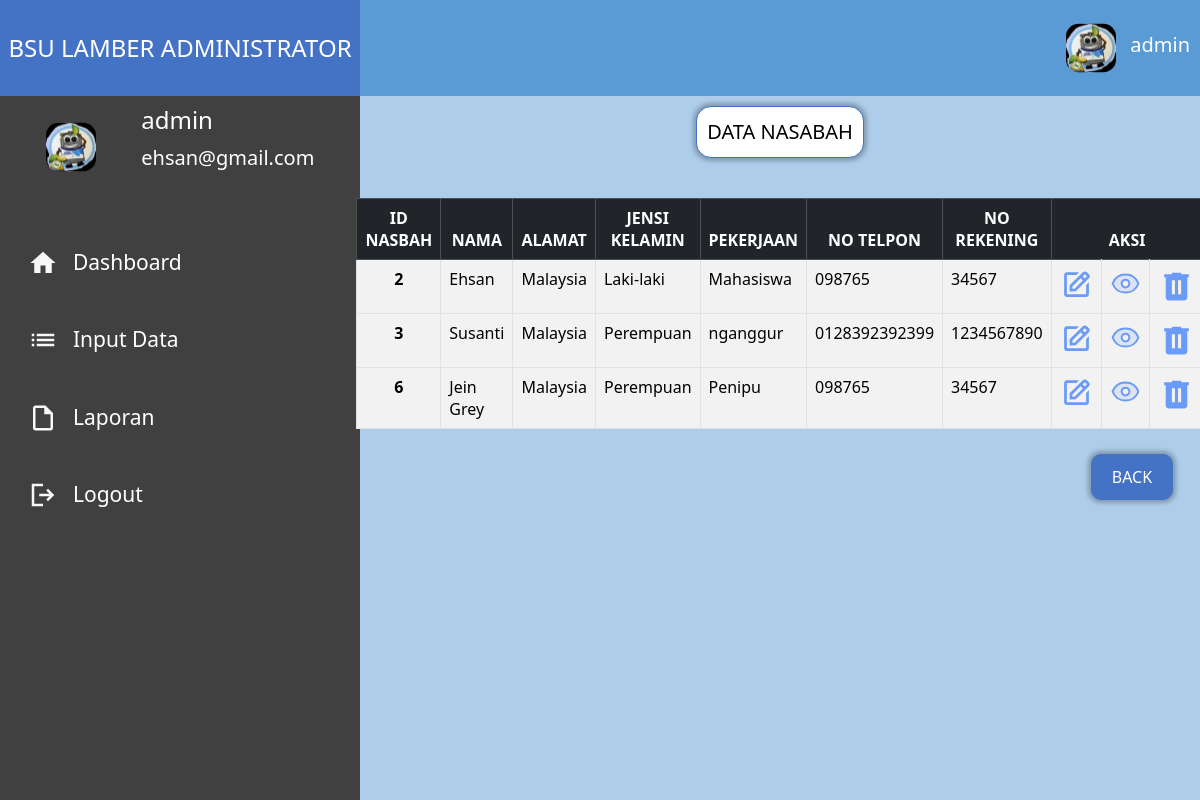
/nasabah_all.php (signed in), run on the app's committed database.
### tables this page shows
CREATE TABLE `registrasi` (
  `id` int(11) NOT NULL,
  `username` varchar(100) NOT NULL,
  `email` varchar(100) NOT NULL,
  `password` varchar(100) NOT NULL
);

CREATE TABLE `form_nasabahs` (
  `id_nasabah` int(11) NOT NULL,
  `nama` varchar(255) NOT NULL,
  `alamat` varchar(255) NOT NULL,
  `jenis_kelamin` varchar(20) DEFAULT NULL,
  `pekerjaan` varchar(50) DEFAULT NULL,
  `no_telp` varchar(15) DEFAULT NULL,
  `no_rek` varchar(20) DEFAULT NULL
);

### nasabah_all.php (the view, shortened to what this page needs)
<?php
include 'koneksi.php';
$sql = "SELECT * FROM form_nasabahs";
$result = $conn->query($sql);
?>
<?php include 'head.php' ?>
<article>
    <div class="nasabah_all">
        <span class="d-flex">
            <button>DATA NASABAH</button>
        </span>
        <span class="d-flex">
            <table class="table table-striped table-bordered">
                <thead class="table-dark">
                    <tr>
                        <th scope="col">ID NASBAH</th>
                        <th scope="col">NAMA</th>
                        <th scope="col">ALAMAT</th>
                        <th scope="col">JENSI KELAMIN</th>
                        <th scope="col">PEKERJAAN</th>
                        <th scope="col">NO TELPON</th>
                        <th scope="col">NO REKENING</th>
                        <th scope="col" colspan="3">AKSI</th>
                    </tr>
                </thead>
                <?php
                if ($result->num_rows > 0) {
                    while ($row = $result->fetch_assoc()) {
                        $idNas = $row["id_nasabah"];
                        $namaNas = $row["nama"];
                        $alamatNas = $row["alamat"];
                        $jkNas = $row["jenis_kelamin"];
                        $pekerjaanNas = $row["pekerjaan"];
                        $no_telpNas = $row["no_telp"];
                        $no_rekNas = $row["no_rek"];
                ?>
                        <tbody>
                            <tr>
                                <th scope="row"><?php echo $idNas ?></th>
                                <td><?php echo $namaNas ?></td>
                                <td><?php echo $alamatNas ?></td>
                                <td><?php echo $jkNas ?></td>
                                <td><?php echo $pekerjaanNas ?></td>
                                <td><?php echo $no_telpNas ?></td>
                                <td><?php echo $no_rekNas ?></td>
                                <td>
                                    <button id="isiData-tab" onclick="redirectToIsiData(<?php echo $idNas; ?>)">
                                    </button>
                                </td>
                                <td>
                                    <button onclick="lihatData(<?php echo $idNas; ?>)">
                                    </button>
                                </td>
                                <td>
                                    <button onclick="deleteRow(<?php echo $idNas; ?>)">
                                    </button>
                                </td>
                            </tr>
                        </tbody>
                    <?php
                    }
                }
                ?>
            </table>
        </span>
        <span class="d-flex back">
            <button>BACK</button>
        </span>
    </div>
</article>
<?php include 'foot.php' ?>

### head.php (shortened to what this page needs)
<?php
include 'koneksi.php';
$idLogin = $_SESSION['id'];
$sqlHead = "SELECT * FROM registrasi WHERE id = '$idLogin'";
$resultHead = $conn->query($sqlHead);
if ($resultHead->num_rows > 0) {
    $rowHead = $resultHead->fetch_assoc();
    $usernames = $rowHead["username"];
    $email = $rowHead["email"];
} else {
    $usernames = "Default";
    $email = "Default";
}
?>
<!DOCTYPE html>
<html lang="en">
<head>
    <link rel="stylesheet" type="text/css" href="style/style.css">
    <link href="https://cdn.jsdelivr.net/npm/bootstrap@5.3.2/dist/css/bootstrap.min.css" rel="stylesheet">
</head>
<body>
    <div>
        <nav class="navbar" style="padding-top: 0px;">
            <div class="container-fluid" style="padding: 0px;">
                <span class="d-flex navbar-brand">
                    <a style="color: #fff; font-size: 24px;">BSU LAMBER ADMINISTRATOR</a>
                </span>
                <span>
                    <img src="style/img/admin.svg" width="50px" height="50px" alt="admin">
                    <a href="#"><?php echo $usernames; ?></a>
                </span>
            </div>
        </nav>
    </div>
    <div class="d-flex contain">
        <aside>
            <span class="d-flex head">
                <img src="style/img/admin.svg" width="50px" height="50px" alt="admin">
                <span>
                    <h4><?php echo $usernames; ?></h4>
                    <p><?php echo $email; ?></p>
                </span>
            </span>
            <span class="items">
                <a href="dashboard.php">
                    <button class="d-flex link" onclick="setActiveLink(this)" id="dashboard-tab">
                        <svg xmlns="http://www.w3.org/2000/svg" width="30" height="30" viewBox="0 0 30 30" fill="none">
                            <path d="M12.5 25V17.5H17.5V25H23.75V15H27.5L15 3.75L2.5 15H6.25V25H12.5Z" fill="#F8F8F8" />
                        </svg>
                        <p onclick="location.reload()">Dashboard</p>
                    </button>
                </a>
                <a href="data_nasabah.php">
                    <button class="d-flex link" onclick="setActiveLink(this)" id="input-tab">
                        <p>Input Data</p>
                    </button>
                </a>
                <a href="nasabah_all.php">
                    <button class="d-flex link" onclick="setActiveLink(this)" id="laporan-tab">
                        <p>Laporan</p>
                    </button>
                </a>
                <a href="logout.php">
                    <button class="d-flex link" onclick="setActiveLink(this)" id="logout-tab">
                        <svg xmlns="http://www.w3.org/2000/svg" width="30" height="30" viewBox="0 0 30 30" fill="none">
                            <path d="M3.75 26.25V3.75H15V6.25H6.25V23.75H15V26.25H3.75ZM20 21.25L18.2812 19.4375L21.4687 16.25H11.25V13.75H21.4687L18.2812 10.5625L20 8.75L26.25 15L20 21.25Z" fill="#F8F8F8" />
                        </svg>
                        <p>Logout</p>
                    </button>
                </a>
            </span>
        </aside>

### style/style.css (style rules this page uses)
a { text-decoration: none !important; }
.navbar { height: 12vh; background-color: #5B9BD5; align-items: center; }
.navbar-brand { width: 30%; height: 12vh; background-color: #4472C4; margin-left: 0; justify-content: center; align-items: center; }
.navbar span a { text-decoration: none; color: white; margin: 10px; font-size: 20px; }
.contain { width: 100%; height: 88vh; display: flex !important; margin: 0; padding: 0; background-color: #ADCDEA; }
.contain aside { height: 88vh; width: 30%; background-color: #404040; color: #fff; }
aside .head { width: 100%; height: max-content; justify-content: space-evenly; align-items: center; font-size: 20px; margin: 10px auto 50px; }
aside .items { font-size: 21px; width: 100%; }
aside .items button { align-items: center; width: 85%; padding: 8px; border-radius: 20px; margin: 0 0 30px 20px; border: none; color: #fff; background-color: transparent; }
.items p { margin: auto 15px; }
.contain article { width: 70%; }
article span { width: 100%; justify-content: center; }
article table { width: 50%; margin: 20px; }
.nasabah_all .table td { text-align: left; }
.nasabah_all .table th { text-align: center; align-items: center; }
article .back { width: 100%; height: 50px; margin-top: 3% !important; align-items: end; justify-content: right; }
article .back button { margin-left: 87%; background-color: #4472C4; font-size: 16px; height: fit-content; width: fit-content; padding: 10px 20px; color: #fff; border-radius: 10px; }
.data_nasabah .btnData, .nasabah_all button, .fill_data .btnFill, .tabungan_nasabah button { width: fit-content; height: fit-content; font-size: 20px; padding: 10px; background-color: #fff; margin: 10px auto 20px; border: none; outline: none; border-radius: 15px; border: 1px solid #4472C4; box-shadow: 0px 0px 4px 3px rgba(0, 0, 0, 0.25); }

### nasabah_all.php (style rules this page uses)
.nasabah_all table td button { background: transparent; border: none; width: min-content; height: min-content; padding: 0; margin: 0; box-shadow: none; }
article .back { width: 100%; height: 50px; margin-top: 3% !important; align-items: end; justify-content: right; }

### data on the page
registrasi: username "admin", email "ehsan@gmail.com"
form_nasabahs: id_nasabah "2", nama "Ehsan", alamat "Malaysia", jenis_kelamin "Laki-laki", pekerjaan "Mahasiswa", no_telp "098765", no_rek "34567"
form_nasabahs: id_nasabah "3", nama "Susanti", alamat "Malaysia", jenis_kelamin "Perempuan", pekerjaan "nganggur", no_telp "0128392392399", no_rek "1234567890"
form_nasabahs: id_nasabah "6", nama "Jein Grey", alamat "Malaysia", jenis_kelamin "Perempuan", pekerjaan "Penipu", no_telp "098765", no_rek "34567"
